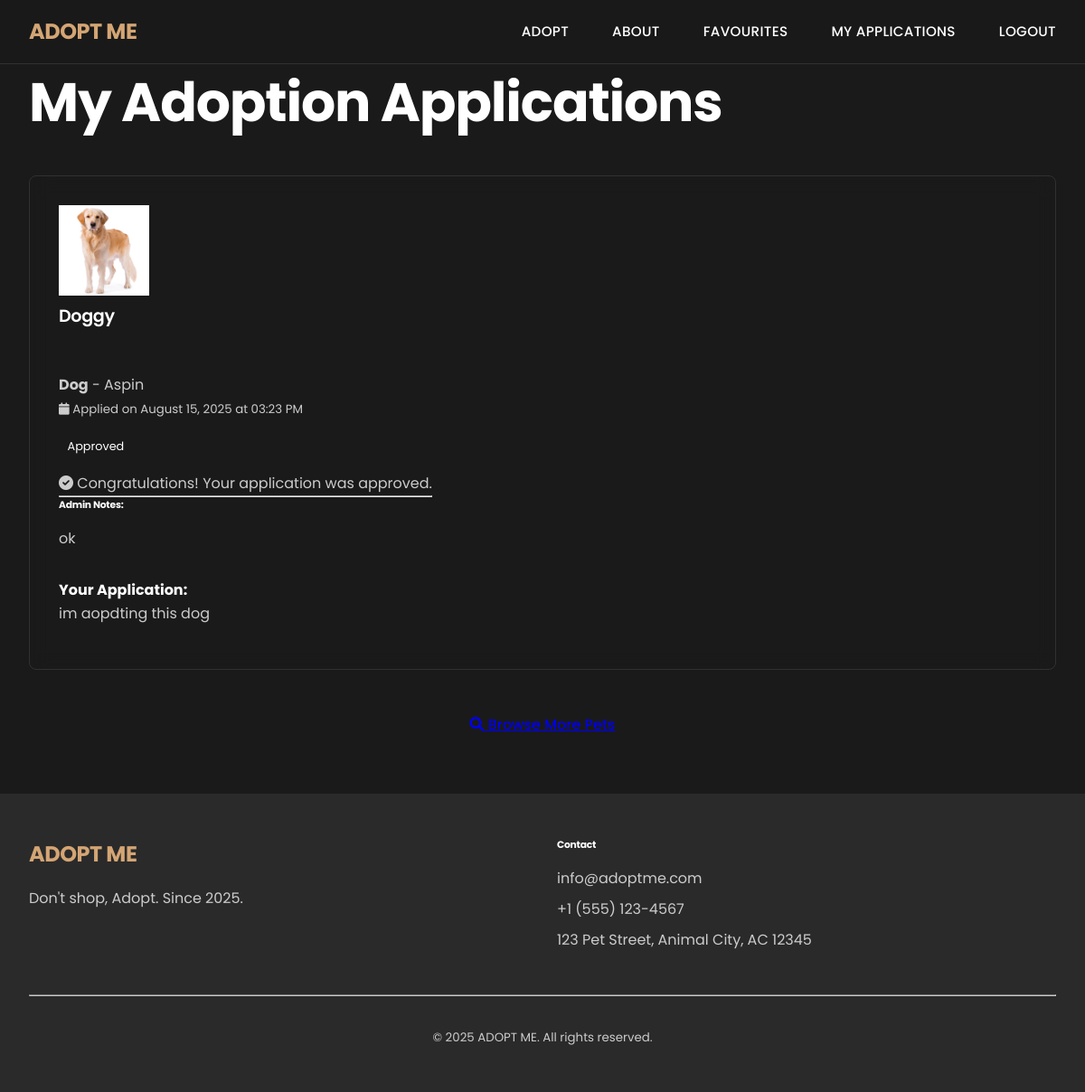
The page /my-applications (signed in) on the database its author committed.
### tables this page shows
CREATE TABLE adoption_applications (
            id INTEGER PRIMARY KEY AUTOINCREMENT,
            user_id INTEGER NOT NULL,
            pet_id INTEGER NOT NULL,
            status TEXT DEFAULT 'pending',
            application_text TEXT,
            housing_type TEXT,
            has_other_pets BOOLEAN,
            other_pets_description TEXT,
            experience_with_pets TEXT,
            reason_for_adoption TEXT,
            submitted_at TIMESTAMP DEFAULT CURRENT_TIMESTAMP,
            reviewed_at TIMESTAMP,
            admin_notes TEXT,
            FOREIGN KEY (user_id) REFERENCES users (id),
            FOREIGN KEY (pet_id) REFERENCES pets (id)
        );

CREATE TABLE pets (
            id INTEGER PRIMARY KEY AUTOINCREMENT,
            name TEXT NOT NULL,
            species TEXT NOT NULL,
            breed TEXT NOT NULL,
            age INTEGER NOT NULL,
            gender TEXT NOT NULL,
            size TEXT NOT NULL,
            description TEXT,
            special_needs TEXT,
            vaccination_status TEXT,
            photo_filename TEXT,
            location TEXT,
            status TEXT DEFAULT 'available',
            created_at TIMESTAMP DEFAULT CURRENT_TIMESTAMP
        );

### app.py (the view)
    def decorated_function(*args, **kwargs):
        if 'user_id' not in session:
            return redirect(url_for('login'))
        return f(*args, **kwargs)

### app.py (called while the page is built)
@app.template_filter('strftime')
def datetime_filter(dt, format='%B %d, %Y at %I:%M %p'):
    if isinstance(dt, str):
        try:
            dt = datetime.fromisoformat(dt)
        except (ValueError, TypeError):
            return dt  # Return original if can't parse
    if hasattr(dt, 'strftime'):
        return dt.strftime(format)
    return dt

def get_db_connection():
    conn = sqlite3.connect('pet_adoption.db')
    conn.row_factory = sqlite3.Row
    return conn

def login_required(f):
    def decorated_function(*args, **kwargs):
        if 'user_id' not in session:
            return redirect(url_for('login'))
        return f(*args, **kwargs)
    decorated_function.__name__ = f.__name__
    return decorated_function

@app.route('/my-applications')
@login_required
def my_applications():
    if session.get('role') == 'admin':
        return redirect(url_for('admin_applications'))
    conn = get_db_connection()
    applications = conn.execute('''
        SELECT a.*, p.name as pet_name, p.species, p.breed, p.photo_filename
        FROM adoption_applications a
        JOIN pets p ON a.pet_id = p.id
        WHERE a.user_id = ?
        ORDER BY a.submitted_at DESC
    ''', (session['user_id'],)).fetchall()
    conn.close()
    return render_template('my_applications.html', applications=applications)

### templates/my_applications.html (shortened to what this page needs)
{% extends "base.html" %}
{% block content %}
<div class="container py-4">
    <h1 class="mb-4">My Adoption Applications</h1>
    {% if applications %}
    <div class="row">
        {% for app in applications %}
        <div class="col-12 mb-4">
            <div class="card application-card">
                <div class="card-body">
                    <div class="row">
                        <div class="col-md-2">
                            {% if app.photo_filename %}
                            <img src="{{ url_for('static', filename='images/' + app.photo_filename) }}"
                                class="img-fluid rounded pet-thumb" alt="{{ app.pet_name }}">
                            {% else %}
                            <div class="pet-thumb-placeholder d-flex align-items-center justify-content-center rounded">
                                <i class="fas fa-paw fa-2x text-muted"></i>
                            </div>
                            {% endif %}
                        </div>
                        <div class="col-md-6">
                            <h5 class="card-title">{{ app.pet_name }}</h5>
                            <p class="card-text">
                                <strong>{{ app.species | title }}</strong> - {{ app.breed }}<br>
                                <small class="text-muted">
                                    <i class="fas fa-calendar"></i>
                                    Applied on {{ app.submitted_at | strftime('%B %d, %Y at %I:%M %p') }}
                                </small>
                            </p>
                        </div>
                        <div class="col-md-4 text-end">
                            <div class="mb-2">
                                {% if app.status == 'pending' %}
                                <span class="badge bg-warning fs-6">Pending Review</span>
                                {% elif app.status == 'approved' %}
                                <span class="badge bg-success fs-6">Approved</span>
                                {% elif app.status == 'denied' %}
                                <span class="badge bg-danger fs-6">Denied</span>
                                {% endif %}
                            </div>
                            {% if app.status == 'approved' %}
                            <p class="text-success mb-0">
                                <i class="fas fa-check-circle"></i>
                                Congratulations! Your application was approved.
                            </p>
                            {% elif app.status == 'denied' %}
                            <p class="text-muted mb-0">
                                <i class="fas fa-times-circle"></i>
                                Application was not approved.
                            </p>
                            {% else %}
                            <p class="text-muted mb-0">
                                <i class="fas fa-clock"></i>
                                We're reviewing your application.
                            </p>
                            {% endif %}
                        </div>
                    </div>
                    {% if app.admin_notes and app.status in ['approved', 'denied'] %}
                    <hr>
                    <div class="row">
                        <div class="col-12">
                            <h6>Admin Notes:</h6>
                            <p class="text-muted">{{ app.admin_notes }}</p>
                        </div>
                    </div>
                    {% endif %}
                    <div class="row mt-3">
                        <div class="col-12">
                            <strong>Your Application:</strong>
                            <p class="text-muted">{{ app.reason_for_adoption[:150] }}</p>
                        </div>
                    </div>
                </div>
            </div>
        </div>
        {% endfor %}
    </div>
    <div class="text-center mt-4">
        <a href="{{ url_for('pets') }}" class="btn btn-primary">
            <i class="fas fa-search"></i> Browse More Pets
        </a>
    </div>
    {% endif %}
</div>
{% endblock %}

### static/css/modern.css (style rules this page uses)
:root { --primary-dark: #1a1a1a; --secondary-dark: #2a2a2a; --accent-brown: #d4a574; --accent-light-brown: #e8c4a0; --text-light: #ffffff; --text-muted: #cccccc; --text-dark: #333333; --overlay-dark: rgba(0, 0, 0, 0.7); --overlay-light: rgba(0, 0, 0, 0.4); --font-primary: "Poppins", "Arial", sans-serif; --font-secondary: "Roboto", "Arial", sans-serif; --spacing-xs: 0.5rem; --spacing-sm: 1rem; --spacing-md: 2rem; --spacing-lg: 3rem; --spacing-xl: 4rem; --radius-sm: 4px; --radius-md: 8px; --radius-lg: 12px; --shadow-light: 0 2px 10px rgba(0, 0, 0, 0.1); --shadow-medium: 0 4px 20px rgba(0, 0, 0, 0.15); --shadow-heavy: 0 8px 30px rgba(0, 0, 0, 0.3); --transition-fast: 0.2s ease; --transition-medium: 0.3s ease; --transition-slow: 0.5s ease; }
* { margin: 0; padding: 0; box-sizing: border-box; }
html { font-size: 16px; scroll-behavior: smooth; }
body { font-family: var(--font-primary); background: var(--primary-dark); color: var(--text-light); line-height: 1.6; overflow-x: hidden; }
h1, h2, h3, h4, h5, h6 { font-weight: 700; letter-spacing: -0.02em; margin-bottom: var(--spacing-sm); }
h1 { font-size: clamp(2.5rem, 5vw, 4rem); line-height: 1.1; }
p { margin-bottom: var(--spacing-sm); color: var(--text-muted); }
.container { max-width: 1200px; margin: 0 auto; padding: 0 var(--spacing-sm); }
@media (min-width: 768px) { .container { padding: 0 var(--spacing-md); } }
@media (min-width: 1200px) { .container { padding: 0 var(--spacing-lg); } }
.fade-in { animation: fadeIn var(--transition-slow) ease-in-out; }
.container { max-width: 1400px; margin: 0 auto; padding: 0 var(--spacing-md); }
.text-center { text-align: center; }
.mb-0 { margin-bottom: 0; }
.mb-2 { margin-bottom: var(--spacing-sm); }
.mb-4 { margin-bottom: var(--spacing-lg); }
.mt-3 { margin-top: var(--spacing-md); }
.mt-4 { margin-top: var(--spacing-lg); }
.application-card { background: rgba(42, 42, 42, 0.6); -webkit-backdrop-filter: blur(10px); backdrop-filter: blur(10px); border: 1px solid rgba(255, 255, 255, 0.1); border-radius: var(--radius-md); padding: var(--spacing-md); display: flex; justify-content: space-between; align-items: center; transition: all var(--transition-medium); }
.card-title { color: var(--text-light); font-size: 1.2rem; font-weight: 600; margin-bottom: var(--spacing-lg); display: flex; align-items: center; gap: var(--spacing-sm); }

### static/css/style.css (style rules this page uses)
.fade-in { animation: fadeIn 0.6s ease-out; }
.pet-thumb { width: 100px; height: 100px; object-fit: cover; }
.btn { font-weight: 500; transition: all 0.3s ease; }
.application-card { border-left: 4px solid var(--primary-color); transition: all 0.3s ease; }
.badge { font-size: 0.8em; padding: 0.5em 0.75em; }
.img-fluid { transition: transform 0.3s ease; }
.card { transition: all 0.3s ease; background-color: var( --secondary-color ); color: var(--text-light); border: 1px solid rgba(255, 255, 255, 0.1); }
.card-body .text-muted { color: var( --text-muted ) !important; }
.fade-in { animation: fadeIn 0.5s ease-in; }

### rows shown on the page
adoption_applications: photo_filename (picture), pet_name "Doggy", species "Dog", breed "Aspin", submitted_at|strftime "August 15, 2025 at 03:23 PM", status "Approved", shows "Congratulations! Your application was approved.", admin_notes "ok", reason_for_adoption "im aopdting this dog"
